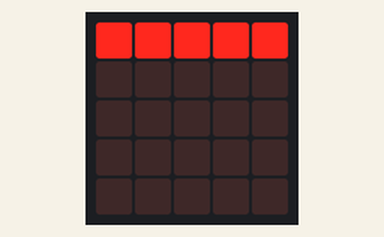
This program was run on a simulated BBC micro:bit running MicroPython. On the bench: the board's 5×5 LED display. At 4.0 s the program stops and its outputs stay as they are.

Above: at 0.1 s.
At 1.1 s:
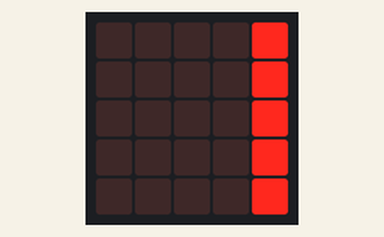
At 2.1 s:
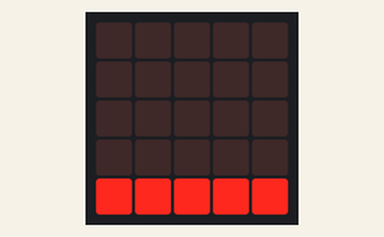
At 3.1 s:
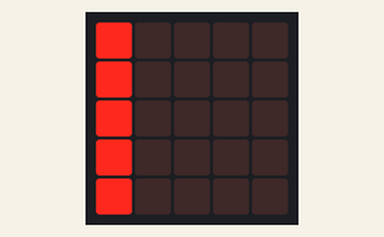

Measured:
- what the display in image 1 shows lasts 1.0 s, from 1.0 s to 2.0 s

The program:

5a_light_up_the_edge.py
```python
"""
Light Up the Edge - A

Write a function that will turn on or off the pixels (LEDs) along one edge
(left, right, top, bottom)

Inputs:
string: side
"""

from microbit import *


def on_edge(side):
    display.clear()

    if side == "up":
        display.set_pixel(0, 0, 9)
        display.set_pixel(1, 0, 9)
        display.set_pixel(2, 0, 9)
        display.set_pixel(3, 0, 9)
        display.set_pixel(4, 0, 9)
    elif side == "down":
        display.set_pixel(0, 4, 9)
        display.set_pixel(1, 4, 9)
        display.set_pixel(2, 4, 9)
        display.set_pixel(3, 4, 9)
        display.set_pixel(4, 4, 9)
    elif side == "left":
        display.set_pixel(0, 0, 9)
        display.set_pixel(0, 1, 9)
        display.set_pixel(0, 2, 9)
        display.set_pixel(0, 3, 9)
        display.set_pixel(0, 4, 9)
    elif side == "right":
        display.set_pixel(4, 0, 9)
        display.set_pixel(4, 1, 9)
        display.set_pixel(4, 2, 9)
        display.set_pixel(4, 3, 9)
        display.set_pixel(4, 4, 9)


on_edge("up")
sleep(1000)
on_edge("right")
sleep(1000)
on_edge("down")
sleep(1000)
on_edge("left")
sleep(1000)
```
